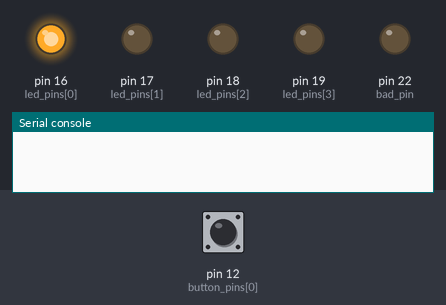
The program below on a simulated MicroPython board. Parts: output pins drawn as LEDs (lit = HIGH), the last lines printed to the serial console. The test bench sets the inputs (shaded band); at power-on: pin 12 (button_pins[0]) HIGH. Random numbers come from a fixed seed; no MQTT or app messages arrive unless stated.

Above: at 0.1 s.
At 4.2 s:
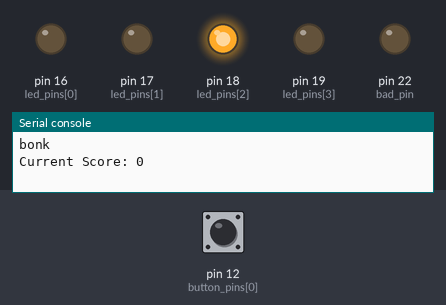
At 20.8 s:
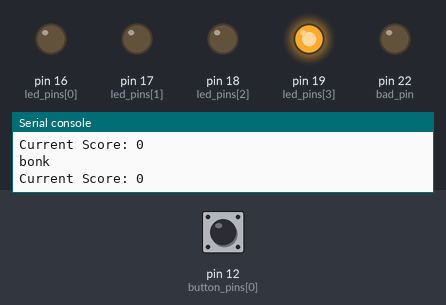
At 29.1 s:
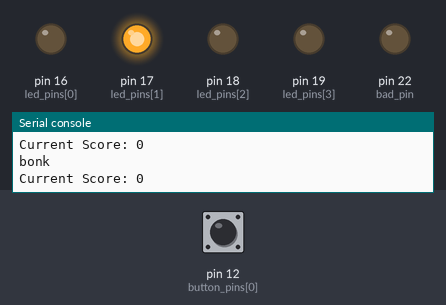
At 38.4 s:
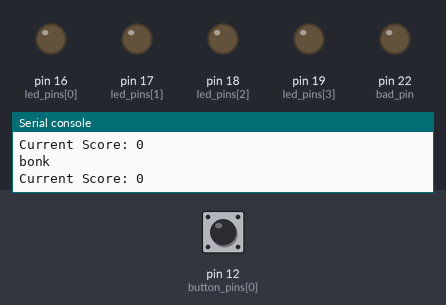
Timing chart, 0 to 39.9 s (numbered marks = the images above):
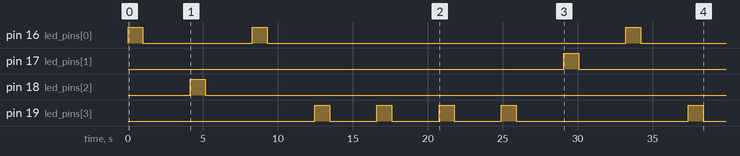

Measured:
- by itself, pin 16 (led_pins[0]): goes HIGH 1.0 s, LOW 7.3 s, HIGH 1.0 s, LOW 23.9 s, HIGH 1.0 s, then LOW
- by itself, pin 17 (led_pins[1]): LOW → HIGH at 29.1 s, → LOW 1.0 s later
- by itself, pin 18 (led_pins[2]): LOW → HIGH at 4.2 s, → LOW 1.0 s later
- by itself, pin 19 (led_pins[3]): goes 3 × (HIGH 1.0 s, LOW 3.2 s), HIGH 1.0 s, LOW 11.5 s, HIGH 1.0 s, then LOW

The program:

smash_the_badger.py
```python
from umqtt.simple import MQTTClient
import time
import random
from machine import Pin
from time import sleep


mqtt_server = 'io.adafruit.com'
mqtt_port = 1883  # non-SSL port
mqtt_user = 'your username'  # Adafruit IDs
mqtt_password = 'your password'  # Under Keys
mqtt_topic_score = 'foladtechie/feeds/score'  # Under "Feed info"

mqtt_client_id = str(random.randint(10000, 999999))  # Unique ID

# Define button and LED pins (modify these based on your actual pin numbers)
button_pins = [Pin(12, Pin.IN, Pin.PULL_UP), Pin(13, Pin.IN, Pin.PULL_UP), Pin(14, Pin.IN, Pin.PULL_UP), Pin(15, Pin.IN, Pin.PULL_UP)]
led_pins = [Pin(16, Pin.OUT), Pin(17, Pin.OUT), Pin(18, Pin.OUT), Pin(19, Pin.OUT)]
bad_pin = Pin(22, Pin.OUT)
# Function to light up a specific LED for a short duration
def light_led(led_pin, duration=0.5):
  led_pin.value(1)
  time.sleep(duration)
  led_pin.value(0)

# Function to check button presses and score keeping
def check_buttons(random_led):
  for i in range(4):
    if not button_pins[i].value():  # Button is pressed
      if i == random_led:  # Correct button pressed
        light_led(led_pins[i])  # Light up the pressed button
        return 1  # Increment score by 1
    else:
        print("bonk")
        return 0
  return 0  # No button pressed

# Function to connect to MQTT broker and publish score
def connect_and_publish(score):
  client = MQTTClient(client_id=mqtt_client_id, server=mqtt_server, port=mqtt_port,
                      user=mqtt_user, password=mqtt_password, keepalive=3600)
  client.connect()
  client.publish(mqtt_topic_score, str(score).encode())  # Publish score as a string
  client.disconnect()

# Game loop
score = 0
while True:
  # Light up a random LED for a short duration
  random_led = random.randint(0, 3)
  light_led(led_pins[random_led], duration=1)
  time.sleep(1)  # Wait for player reaction

  # Check button presses and update score
  score += check_buttons(random_led)

  # Connect to MQTT broker and publish score (optional: after each round or every few rounds)
  connect_and_publish(score)

  # Optional: Display score on console or external display
  print("Current Score:", score)

  time.sleep(2)  # Short pause before next round
```
